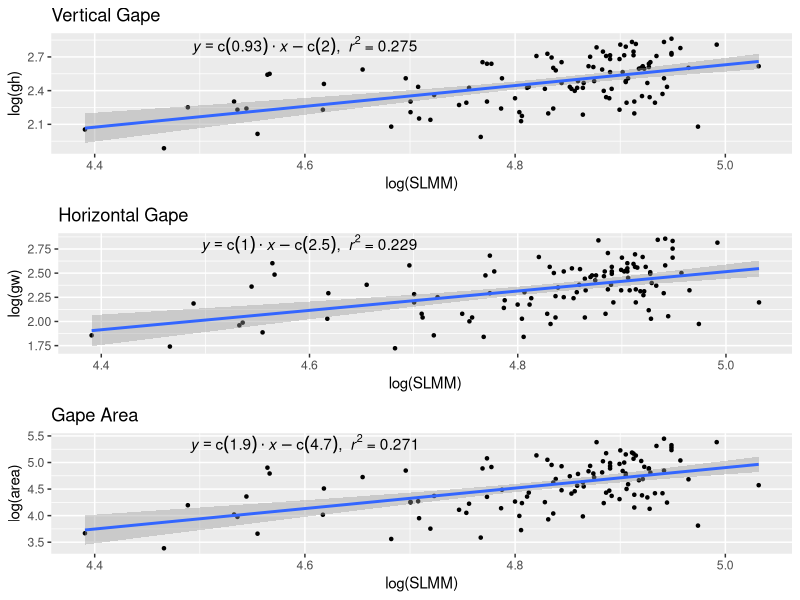
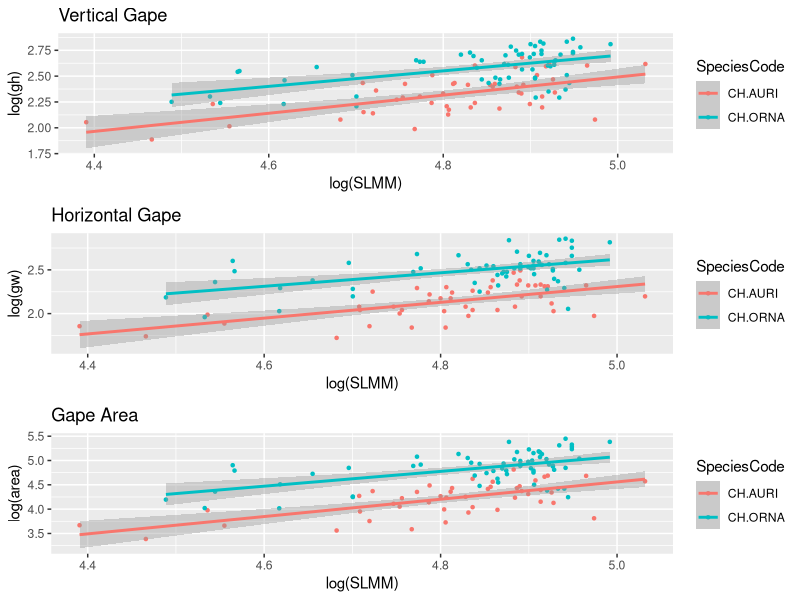
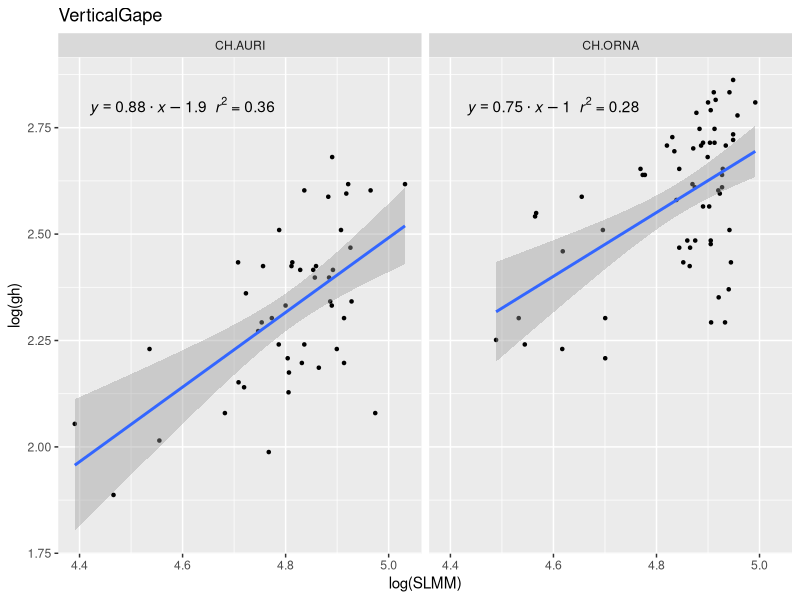
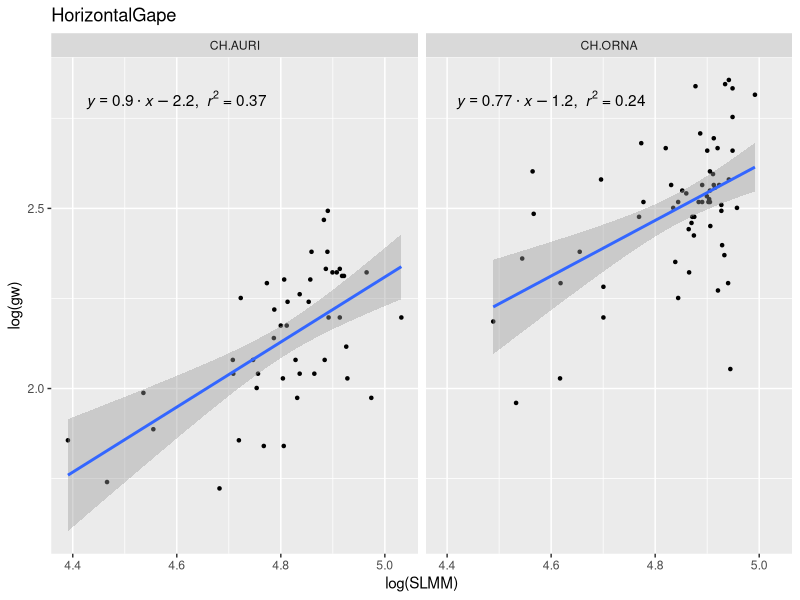
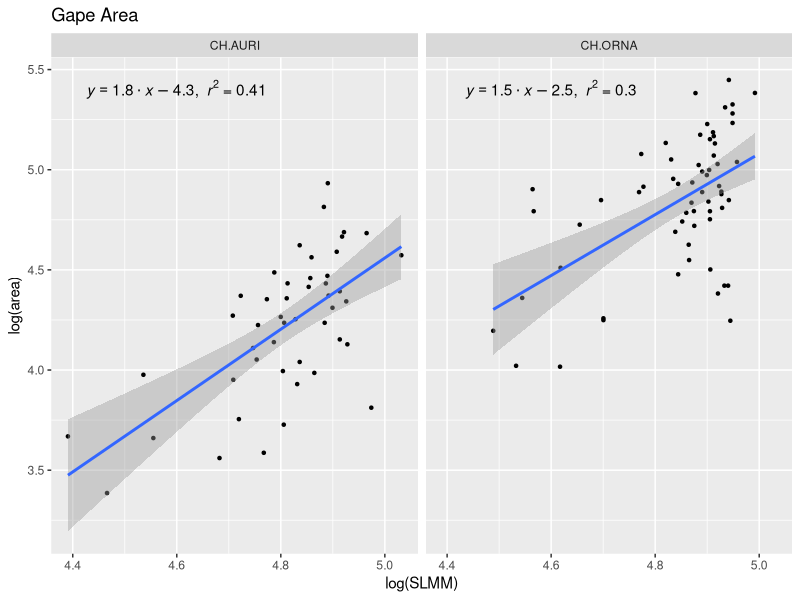

Write R code to recreate these figures, in order.
###### Corallivore gape-body size analysis ######

################        Corallivore analysis             ##############

# Multipanel plot with log(gw), log(gh), log(MA) against log(SL)

# set working directory
setwd('/Users/jillian/R_projects/Allometry/')

# Data for all specimens where a species has more than 3 samples with gape and SL data
fish <- read.csv('Allometry Data/fish_gape_cleaned_more_than_3_jan_24.csv', 
                 header = TRUE, sep = ",") 

########### Entering and Cleaning Data ##########

# Remove PS.COOP and AC.TRIOS because low n, but more so because there is no size gradient
# Which rows have PS.COOP and AC.TRIOS?
psc <- which(fish$SpeciesCode==('PS.COOP'))
act <- which(fish$SpeciesCode==('AC.TRIOS')) 
# removing these rows from fish:
fish <- fish[-c(psc, act),]


##### Selecting only corallivores #######
c <- fish[fish$SpeciesCode %in% c("CH.ORNA", "CH.AURI"),]


c$SpeciesCode <- factor(c$SpeciesCode)
c$Family <- factor(c$Family)

##### Ordering by Family to make my life easier ####
c$SpeciesCode <- factor(c$SpeciesCode, levels = c("CH.AURI",
                                                  "CH.ORNA")
)

#### Making some plots!!! ######

library("ggplot2")
library('plyr')
library('gridExtra') # allows me to make multiplots

#### calculating mouth area (and adding it to corallivore dataframe): ####
c$area <- with(c, pi*(gh/2)*(gw/2))

#### gh, gw, ga for all corallivore species combined (WITH EQNS!!!!!!) ####

df.n <- ddply(.data=c, .(SpeciesCode), summarize, n=paste("n ==", length(SpeciesCode)))

lm_eqn = function(x, y){
  m = lm(log(y) ~ log(SLMM), x);
  l <- list(a = format(coef(m)[1], digits = 2), 
            b = format(coef(m)[2], digits = 2), 
            r2 = format(summary(m)$r.squared, digits = 3)
  )
  
  if (l$a >= 0) {
    eq <- substitute(italic(y) == b %.% italic(x) + a*","~~italic(r)^2~"="~r2, l) 
  }
  
  else {
    l <- list(a = format(abs(coef(m)[1]), digits = 2), 
              b = format(coef(m)[2], digits = 2), 
              r2 = format(summary(m)$r.squared, digits = 3)
    )
    eq <- substitute(italic(y) == b %.% italic(x) - a*","~~italic(r)^2~"="~r2, l)
  }
  as.character(as.expression(eq));                 
}

c1 <-
  ggplot(data=c, aes(x=log(SLMM), y=log(gh))) +
  geom_point(shape=20) +
  geom_smooth(method=lm) +
  geom_text(data=data.frame(), aes(x=4.6, y=2.8, label=lm_eqn(c, c$gh)), parse=TRUE) +
  ggtitle("Vertical Gape")

c2 <-
  ggplot(data=c, aes(x=log(SLMM), y=log(gw))) +
  geom_point(shape=20) +
  geom_smooth(method=lm) +
  geom_text(data=data.frame(), aes(x=4.6, y=2.8, label=lm_eqn(c, c$gw)), parse=TRUE) +
  ggtitle("Horizontal Gape")

c3 <-
  ggplot(data=c, aes(x=log(SLMM), y=log(area))) +
  geom_point(shape=20) +
  geom_smooth(method=lm) +
  geom_text(data=data.frame(), aes(x=4.6, y=5.35, label=lm_eqn(c, c$area)), parse=TRUE) +
  ggtitle("Gape Area")

grid.arrange(c1, c2, c3)

#### gh, gw, ga for all corallivore species colour-coded ####
# (has regression lines in colour for each species)
cc1 <-
  ggplot(data=c, aes(x=log(SLMM), y=log(gh), colour=SpeciesCode)) +
  geom_point(shape=20) +
  geom_smooth(method=lm) +
  ggtitle("Vertical Gape")

cc2 <-
  ggplot(data=c, aes(x=log(SLMM), y=log(gw), colour=SpeciesCode)) +
  geom_point(shape=20) +
  geom_smooth(method=lm) +
  ggtitle("Horizontal Gape")

cc3 <-
  ggplot(data=c, aes(x=log(SLMM), y=log(area), colour=SpeciesCode)) +
  geom_point(shape=20) +
  geom_smooth(method=lm) +
  ggtitle("Gape Area")

grid.arrange(cc1, cc2, cc3)

#### gh, gw, ga for all corallivores for EACH SPP (facets) #####
# (SET OF 3 SECTIONS)
#### (1) gh plots with regression lines and equations ####
## gh lm_eqns for plotting:
spp_lms_gh <- dlply(c, .(SpeciesCode), function(z) {
  lm(log(gh)~log(SLMM), data=z)
})

spp.n <- ddply(.data=c, .(SpeciesCode), summarize, n=paste("n ==", length(SpeciesCode)))

## pieces for gh_summ:
coefs_gh <- ldply(spp_lms_gh, coef)
rsq <- function(spp_lms_gh) c("rsqd"=summary(spp_lms_gh)$r.squared)
se <- function(spp_lms_gh) c("SE"=summary(spp_lms_gh)$coefficients[2,2])
p_val <- function(spp_lms_gh) c("p_val"=summary(spp_lms_gh)$coefficients[2,4])
spp.n <- ddply(.data=c, .(SpeciesCode), summarize, n=paste("n ==", length(SpeciesCode)))

# master df for gh lms 
dfs <- list(
  coefs_gh,
  rsqs <- ldply(spp_lms_gh, rsq),
  ses <- ldply(spp_lms_gh, se),
  p_vals <- ldply(spp_lms_gh, p_val),
  spp.n
)

gh_summ <- join_all(dfs, by="SpeciesCode")

## generating lm_eqns to put onto graphs
m <- gh_summ
gh_spp = matrix(data=NA, nrow=0, ncol=2)
for (i in (1:2)) {
  l <- list(a = format(m[i, 3], digits=2),
            b = format(m[i, 2], digits=2), 
            r2 = format(m[i, 4], digits=2)
  )
  if (l$b >= 0) {
    eqn <- substitute(italic(y) ==a%.% italic(x) + b*~~italic(r)^2~"="~r2, l)
  }
  
  else {
    l <- list(a = format(m[i, 3], digits=2),
              b = format(abs(m[i, 2]), digits=2), 
              r2 = format(m[i, 4], digits=2)
    )
    eqn <- substitute(italic(y) ==a%.% italic(x) - b*~~italic(r)^2~"="~r2, l)
  }
  lm_eq = as.character(as.expression(eqn))
  gh_spp <- rbind(gh_spp, c(as.character(m[i,1]), lm_eq))
}



# gh_spp is the data frame containing the spp name (for ref) and the lm_eqn for
# each regression
gh_spp <- as.data.frame(gh_spp)
colnames(gh_spp) <- c("SpeciesCode", "eqn")

spp1 <-
  ggplot(data=c, aes(x=log(SLMM), y=log(gh))) +
  geom_point(shape=20) +
  facet_wrap(~SpeciesCode, ncol=3, drop=F) +
  geom_smooth(method=lm) +
  geom_text(data=gh_spp, aes(x=4.6, y=2.8, label=eqn), parse=T) +
  ggtitle("VerticalGape")
facet_grid(. ~ cyl, labeller = label_both)

spp1
#### (2) gw plots with regression lines and equations ####
## gw lm_eqns for plotting:
spp_lms_gw <- dlply(c, .(SpeciesCode), function(z) {
  lm(log(gw)~log(SLMM), data=z)
})
## pieces for gw_summ:
coefs_gw <- ldply(spp_lms_gw, coef)
rsq <- function(spp_lms_gw) c("rsqd"=summary(spp_lms_gw)$r.squared)
se <- function(spp_lms_gw) c("SE"=summary(spp_lms_gw)$coefficients[2,2])
p_val <- function(spp_lms_gw) c("p_val"=summary(spp_lms_gw)$coefficients[2,4])

# master df for gw lms 
dfs <- list(
  coefs_gw,
  rsqs <- ldply(spp_lms_gw, rsq),
  ses <- ldply(spp_lms_gw, se),
  p_vals <- ldply(spp_lms_gw, p_val)
)

gw_summ <- join_all(dfs, by="SpeciesCode", match="first")

## generating lm_eqns to put onto graphs
m <- gw_summ
gw_spp = matrix(data=NA, nrow=0, ncol=2)
for (i in (1:2)) {
  l <- list(a = format(m[i, 3], digits=2),
            b = format(m[i, 2], digits=2), 
            r2 = format(m[i, 4], digits=2)
  )
  if (l$b >= 0) {
    eqn <- substitute(italic(y) ==a%.% italic(x) + b*","~~italic(r^2)~"="~r2,l)
  }
  
  else {
    l <- list(a = format(m[i, 3], digits=2),
              b = format(abs(m[i, 2]), digits=2), 
              r2 = format(m[i, 4], digits=2)
    )
    eqn <- substitute(italic(y) ==a%.% italic(x) - b*","~~italic(r^2)~"="~r2,l)
  }
  lm_eq = as.character(as.expression(eqn))
  gw_spp <- rbind(gw_spp, c(as.character(m[i,1]), lm_eq))
}
# gw_spp is the data frame containing the spp name (for ref) and the lm_eqn for
# each regression
gw_spp <- as.data.frame(gw_spp)
colnames(gw_spp) <- c("SpeciesCode", "eqn")

spp2 <-
  ggplot(data=c, aes(x=log(SLMM), y=log(gw))) +
  geom_point(shape=20) +
  facet_wrap(~SpeciesCode, ncol=3) +
  geom_smooth(method=lm) +
  geom_text(data=gw_spp, aes(x=4.6, y=2.8, label=eqn), parse=TRUE) +
  ggtitle("HorizontalGape")
facet_grid(. ~ cyl, labeller = label_both)

spp2
#### (3) ga plots with regression lines and equations ####
## ga lm_eqns for plotting:
spp_lms_ga <- dlply(c, .(SpeciesCode), function(z) {
  lm(log(area)~log(SLMM), data=z)
})
## pieces for ga_summ:
coefs_ga <- ldply(spp_lms_ga, coef)
rsq <- function(spp_lms_ga) c("rsqd"=summary(spp_lms_ga)$r.squared)
se <- function(spp_lms_ga) c("SE"=summary(spp_lms_ga)$coefficients[2,2])
p_val <- function(spp_lms_ga) c("p_val"=summary(spp_lms_ga)$coefficients[2,4])

# master df for ga lms 
dfs <- list(
  coefs_ga,
  rsqs <- ldply(spp_lms_ga, rsq),
  ses <- ldply(spp_lms_ga, se),
  p_vals <- ldply(spp_lms_ga, p_val)
)

ga_summ <- join_all(dfs, by="SpeciesCode", match="first")

## generating lm_eqns to put onto graphs
m <- ga_summ
ga_spp = matrix(data=NA, nrow=0, ncol=2)
for (i in (1:2)) {
  l <- list(a = format(m[i, 3], digits=2),
            b = format(m[i, 2], digits=2), 
            r2 = format(m[i, 4], digits=2)
  )
  if (l$b >= 0) {
    eqn <- substitute(italic(y) ==a%.% italic(x) + b*","~~italic(r^2)~"="~r2,l)
  }
  
  else {
    l <- list(a = format(m[i, 3], digits=2),
              b = format(abs(m[i, 2]), digits=2), 
              r2 = format(m[i, 4], digits=2)
    )
    eqn <- substitute(italic(y) ==a%.% italic(x) - b*","~~italic(r^2)~"="~r2,l)
  }
  lm_eq = as.character(as.expression(eqn))
  ga_spp <- rbind(ga_spp, c(as.character(m[i,1]), lm_eq))
}
# ga_spp is the data frame containing the spp name (for ref) and the lm_eqn for
# each regression
ga_spp <- as.data.frame(ga_spp)
colnames(ga_spp) <- c("SpeciesCode", "eqn")

spp3 <-
  ggplot(data=c, aes(x=log(SLMM), y=log(area))) +
  geom_point(shape=20) +
  facet_wrap(~SpeciesCode, ncol=3) +
  geom_smooth(method=lm) +
  geom_text(data=ga_spp, aes(x=4.6, y=5.4, label=eqn), parse=TRUE) + 
  ggtitle("Gape Area")
facet_grid(. ~ cyl, labeller = label_both)

spp3



































